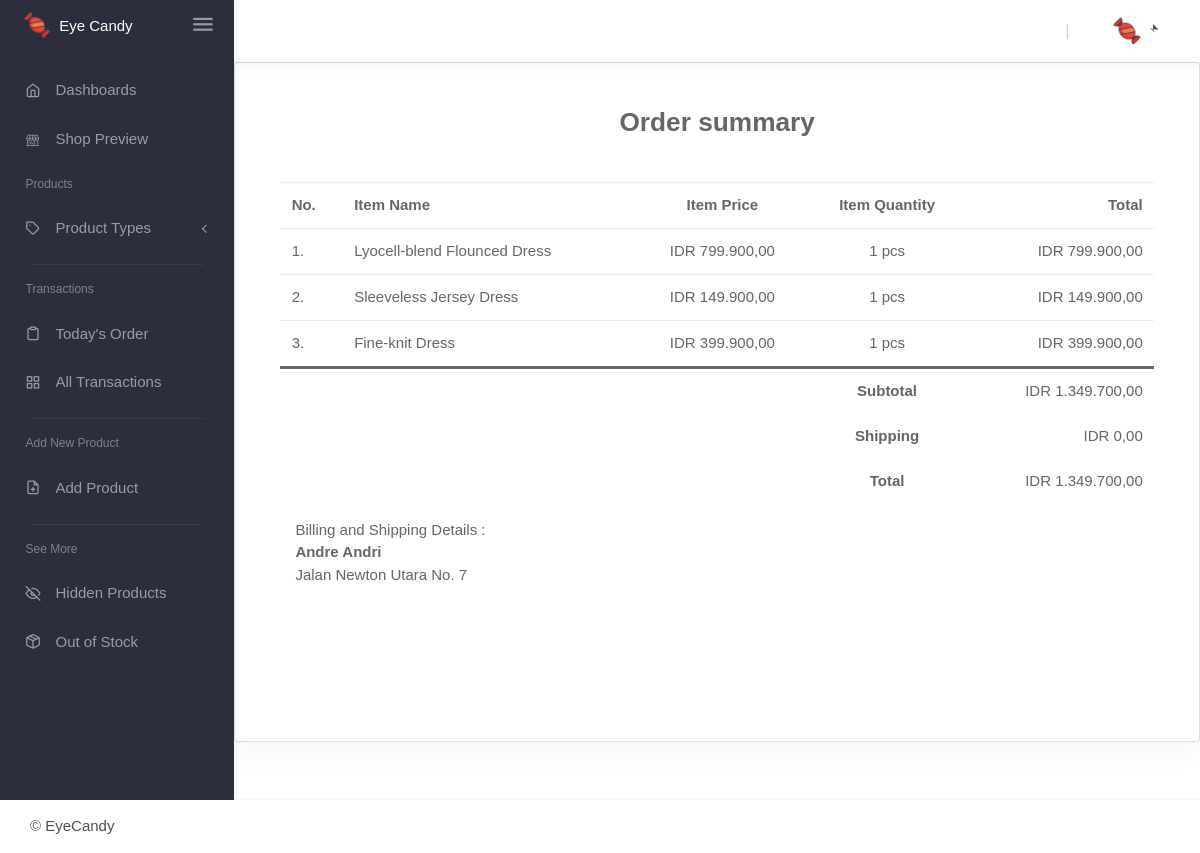
Screenshot of /index.php/AdminHome/showDetailTransaction?id=1 with the database file from the repository.
### tables this page shows
CREATE TABLE `items` (
  `id_item` varchar(10) NOT NULL,
  `item_name` varchar(50) NOT NULL,
  `item_desc` text NOT NULL,
  `weight` int(11) NOT NULL,
  `selling_price` int(11) NOT NULL,
  `buying_price` int(11) NOT NULL,
  `care_ins` text NOT NULL,
  `id_type` int(3) NOT NULL,
  `disc` int(11) DEFAULT '0'
);

CREATE TABLE `transactions` (
  `id_trans` varchar(10) NOT NULL,
  `id_item_colored` int(11) NOT NULL,
  `quantity` int(11) NOT NULL,
  `UnitPrice` int(11) NOT NULL,
  `item_size` varchar(5) NOT NULL
);

CREATE TABLE `transaction_detail` (
  `id_trans` int(11) NOT NULL,
  `email_user` varchar(50) NOT NULL,
  `stats` varchar(10) NOT NULL,
  `trans_date` date NOT NULL,
  `shipping_fee` int(11) NOT NULL
);

CREATE TABLE `ms_users` (
  `email_user` varchar(100) NOT NULL,
  `pass` varchar(50) NOT NULL,
  `name` varchar(100) NOT NULL,
  `address` text NOT NULL,
  `salt` varchar(10) NOT NULL,
  `priv` int(2) NOT NULL,
  `prof_pic` varchar(100) NOT NULL
);

### application/controllers/AdminHome.php (called while the page is built, shortened)
<?php
class AdminHome extends CI_Controller{
	public function __construct(){
        $this->load->model('AdminHome_model');
	}
    public function showDetailTransaction(){
        $data['transaction']= $this->AdminHome_model->get_transaction($_GET['id']);
        $data['shipping']= $this->AdminHome_model->get_shipping($_GET['id']);
        $data['totalpayment']= $this->AdminHome_model->get_totalpayment($_GET['id']);
        $data['style'] = $this->load->view('include/css', NULL, TRUE);
        $data['script'] = $this->load->view('include/js', NULL, TRUE);
        $data['Detail'] = $this->load->view('include/TabelDetail', $data, TRUE);
		$data['header']= $this->load->view('include/HeaderAdmin',$data,TRUE);
        $data['footer']= $this->load->view('include/FooterAdmin',NULL,TRUE);
        $this->load->view('pages/DetailTabel.php',$data);
	}
}

### index.php (called while the page is built, shortened)
<?php
require_once BASEPATH.'core/CodeIgniter.php';

### application/models/AdminHome_model.php (called while the page is built, shortened)
<?php
class AdminHome_model extends CI_Model{
	function get_transaction($id){
		$this->db->select('*, transactions.quantity, (transactions.quantity*transactions.unitprice) as totalitem');
		$this->db->from('items');
		$this->db->join('item_colored', 'item_colored.id_item = items.id_item');
		$this->db->join('item_stock', 'item_colored.id_item_colored = item_stock.id_item_colored');
		$this->db->join('transactions', 'item_colored.id_item_colored = transactions.id_item_colored');
		$this->db->join('transaction_detail', 'transaction_detail.id_trans = transactions.id_trans');
		$this->db->where('transactions.id_trans',$id);
		$this->db->group_by('transactions.id_item_colored');
		$this->db->group_by('transaction_detail.id_trans');
		$query= $this->db->get();
		return $query->result_array();
	}
	function get_shipping($id){
		$this->db->select('*, transaction_detail.shipping_fee as shippingfee, sum(transaction_detail.shipping_fee + (quantity*UnitPrice)) as total');
		$this->db->from('transaction_detail');
		$this->db->join('transactions', 'transaction_detail.id_trans = transactions.id_trans');
		$this->db->join('item_colored', 'item_colored.id_item_colored = transactions.id_item_colored');
		$this->db->join('ms_users', 'transaction_detail.email_user = ms_users.email_user');
		$this->db->where('transactions.id_trans',$id);
		$this->db->group_by('transaction_detail.id_trans');
		$query= $this->db->get();
		return $query->result_array();
	}
	function get_totalpayment($id){
		$this->db->select('sum(quantity * UnitPrice) as total');
		$this->db->from('transactions');
		$this->db->where('id_trans',$id);
		$query= $this->db->get();
		return $query->result_array();
	}
}
?>

### application/views/include/TabelDetail.php (the view, shortened to what this page needs)
<div class="container">
    <div class="row">
        <div class="col-md-12">
            <div class="panel panel-default">
                <div class="panel-heading">
                <br>
                    <h3 class="text-center"><strong>Order summary</strong></h3>
					<br><br>
                </div>
                <div class="panel-body">
                    <div class="table-responsive">
                        <table class="table table-condensed">
                            <thead>
                                <tr>
									<td><strong>No.</strong></td>
                                    <td><strong>Item Name</strong></td>
                                    <td class="text-center"><strong>Item Price</strong></td>
                                    <td class="text-center"><strong>Item Quantity</strong></td>
                                    <td class="text-right"><strong>Total</strong></td>
                                </tr>
                            </thead>
                            <tbody>
                                <tr>
									<?php
									$counter = 1;
									foreach ($transaction as $row):
										$name_item= $row['item_name'];
										$price_item= $row['selling_price'];
										$quantity = $row['quantity'];
									?>
									<td><?= $counter++?>.</td>
									<td><?= $name_item?></td>
									<td class="text-center">IDR <?= number_format($price_item,2,',','.');?></td>
									<td class="text-center"><?= $quantity?> pcs</td>
									<td class="text-right">IDR <?= number_format(($price_item*$quantity),2,',','.');?></td>
                                </tr>
								<?php endforeach;?>
                                <tr>
									<?php foreach ($totalpayment as $row):
										$total = $row['total'];
									?>
                                    <td class="highrow"></td>
                                    <td class="highrow"></td>
									<td class="highrow"></td>
                                    <td class="highrow text-center"><strong>Subtotal</strong></td>
                                    <td class="highrow text-right">IDR <?= number_format($total,2,',','.');?></td>
									<?php endforeach;?>
                                </tr>
                                <tr>
                                    <td class="emptyrow"></td>
                                    <td class="emptyrow"></td>
									<td class="emptyrow"></td>
                                    <td class="emptyrow text-center"><strong>Shipping</strong></td>
									<?php foreach ($shipping as $row):
										$shippingfee= $row['shippingfee'];
										$totalsemua= $row['total'];
									?>
                                    <td class="emptyrow text-right">IDR <?= number_format($shippingfee,2,',','.');?></td>
                                </tr>
                                <tr>
                                    <td class="emptyrow"></td>
									<td class="emptyrow"></td>
									<td class="emptyrow"></td>
                                    <td class="emptyrow text-center"><strong>Total</strong></td>
                                    <td class="emptyrow text-right">IDR <?= number_format($totalsemua,2,',','.');?></td>
                                </tr>
								<?php endforeach;?>
                            </tbody>
                        </table>
						<div class="col-12">
                    		<div class="panel panel-default height">
								<?php
									foreach ($shipping as $row):
										$name= $row['name'];
										$address= $row['address'];
								?>
                        	<div class="panel-heading">Billing and Shipping Details : </div>
                        	<div class="panel-body">
                            	<strong><?= $name?></strong><br>
                            	<?= $address?><br>
                        	</div>
                    	</div>
				<?php endforeach;?>
            </div>
                    </div>
                </div>
            </div>
        </div>
    </div>
</div>
</div>

### asset/css/main.css (style rules this page uses)
.container { max-width: 1380px; }
@media (max-width: 1600px) { .container { max-width: 1200px; } }

### application/views/include/TabelDetail.php (style rules this page uses)
.height { min-height: 200px; }
.table > tbody > tr > .emptyrow { border-top: none; }
.table > tbody > tr > .highrow { border-top: 3px solid; }

### rows the page displays
items: item_name "Lyocell-blend Flounced Dress", selling_price "799.900,00", transactions.quantity "1", $price_item*$quantity "799.900,00"
items: item_name "Sleeveless Jersey Dress", selling_price "149.900,00", transactions.quantity "1", $price_item*$quantity "149.900,00"
items: item_name "Fine-knit Dress", selling_price "399.900,00", transactions.quantity "1", $price_item*$quantity "399.900,00"
transaction_detail: shipping_fee "0,00", totalsemua "1.349.700,00", email_user.name "Andre Andri", email_user.address "Jalan Newton Utara No. 7"

### other values shown
$total "1.349.700,00"
